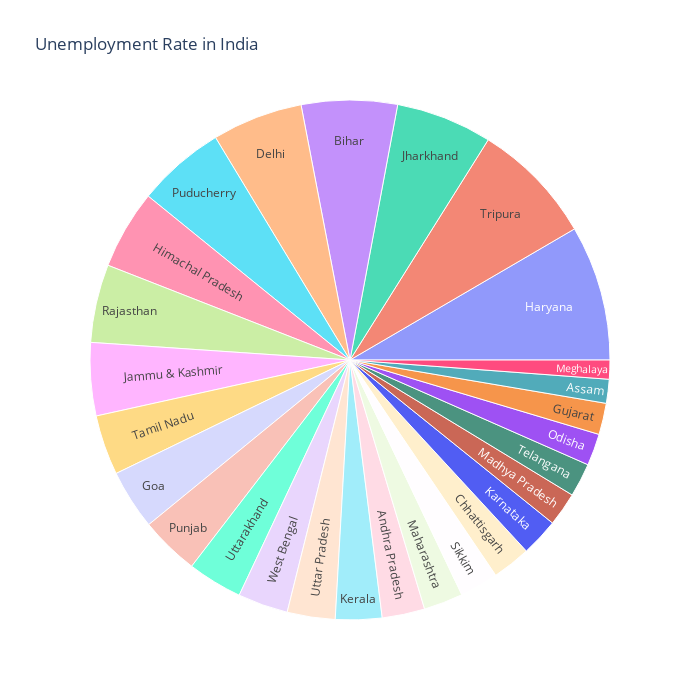

The notebook cell saved with this chart:
### Code cell
# Sunburst plot for unemployment rate by region
unemployment = data_filled[['Region', 'Unemployment_rate']]
figure = px.sunburst(unemployment, path=['Region'], values='Unemployment_rate',
                     width=700, height=700, color_continuous_scale='RdYlGn',
                     title='Unemployment Rate in India')
figure.show()

### Figure 1 — Plotly figure (JSON) as saved in the notebook; plotly's stock layout.template omitted (floating-point values rounded to 4 significant figures)
{"data": [{"branchvalues": "total", "domain": {"x": [0, 1], "y": [0, 1]}, "hovertemplate": "labels=%{label}<br>Unemployment_rate=%{value}<br>parent=%{parent}<br>id=%{id}<extra></extra>", "ids": ["Andhra Pradesh", "Assam", "Bihar", "Chhattisgarh", "Delhi", "Goa", "Gujarat", "Haryana", "Himachal Pradesh", "Jammu & Kashmir", "Jharkhand", "Karnataka", "Kerala", "Madhya Pradesh", "Maharashtra", "Meghalaya", "Odisha", "Puducherry", "Punjab", "Rajasthan", "Sikkim", "Tamil Nadu", "Telangana", "Tripura", "Uttar Pradesh", "Uttarakhand", "West Bengal"], "labels": ["Andhra Pradesh", "Assam", "Bihar", "Chhattisgarh", "Delhi", "Goa", "Gujarat", "Haryana", "Himachal Pradesh", "Jammu & Kashmir", "Jharkhand", "Karnataka", "Kerala", "Madhya Pradesh", "Maharashtra", "Meghalaya", "Odisha", "Puducherry", "Punjab", "Rajasthan", "Sikkim", "Tamil Nadu", "Telangana", "Tripura", "Uttar Pradesh", "Uttarakhand", "West Bengal"], "name": "", "parents": ["", "", "", "", "", "", "", "", "", "", "", "", "", "", "", "", "", "", "", "", "", "", "", "", "", "", ""], "type": "sunburst", "values": [86.64, 48.56, 194.7, 78.19, 184.1, 121.7, 63.76, 274.8, 160.7, 148.3, 195.4, 76.68, 94.34, 68.54, 79.79, 38.66, 64.62, 179.4, 119.8, 158.7, 78.34, 121.9, 68.33, 250.6, 97.37, 111.6, 101.9]}], "layout": {"height": 700, "legend": {"tracegroupgap": 0}, "title": {"text": "Unemployment Rate in India"}, "width": 700}}
